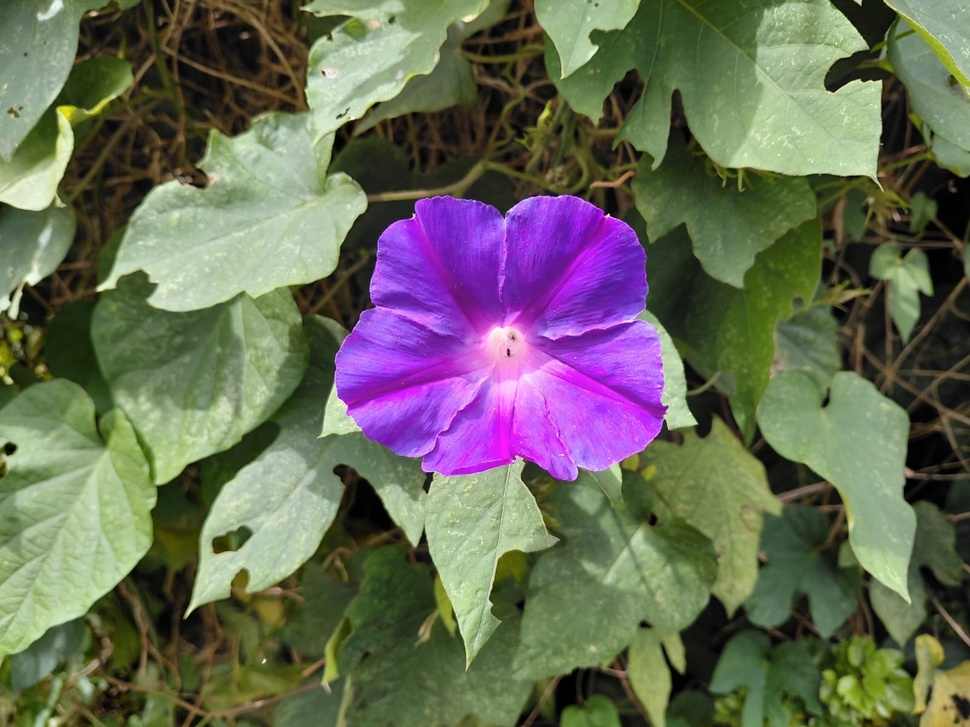
#> input picture processamento_flores/imagens/flor1.jpeg, 970 x 727 px, shrunk from 1600 x 1200 before the run
$ python main.py
#> lines starting #> are read from the running program, lines starting #| are printed output that depends on the picture; after the words box and inside, x2 and y2 are one past the last pixel; in counts of white or black regions, pixels touching at a corner belong together

import cv2
import numpy as np
import matplotlib.pyplot as plt
from pathlib import Path

# Localizar a pasta do projeto
pasta_projeto = Path(__file__).parent
pasta_resultados = pasta_projeto / "resultados"

# Criar pasta de resultados
pasta_resultados.mkdir(exist_ok=True)

# Imagens que serão processadas
arquivos = ["flor1.jpeg", "flor2.jpeg"]

for nome in arquivos:

    # Carregar imagem
    caminho = pasta_projeto / "imagens" / nome
    imagem = cv2.imread(str(caminho))
#> imagem is the input picture: shape (727, 970, 3); mean B, G, R 89.5, 105.4, 104.7

    if imagem is None:
        print(f"Erro ao carregar: {nome}")
        continue

    # Converter imagem para HSV
    hsv = cv2.cvtColor(imagem, cv2.COLOR_BGR2HSV)
#> hsv: shape (727, 970, 3); mean H, S, V 51.6, 106.6, 122.9

    # Faixa inicial de roxo, violeta e azul
    limite_inferior = np.array([110, 40, 40])
    limite_superior = np.array([175, 255, 255])

    # Criar máscara
    mascara = cv2.inRange(
        hsv,
        limite_inferior,
        limite_superior
    )
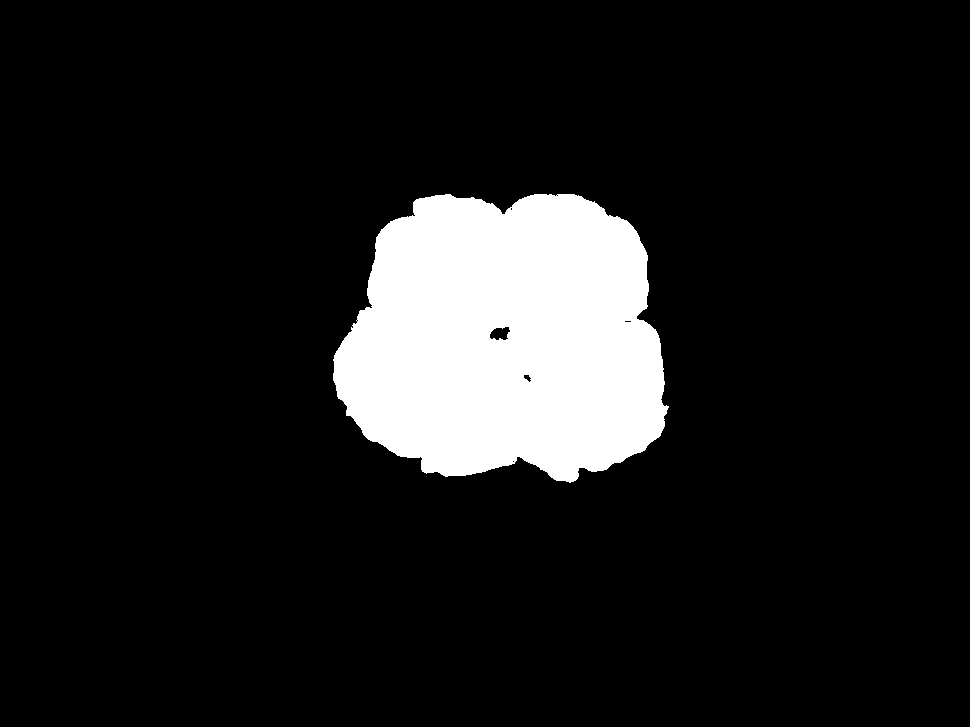
#> mascara: shape (727, 970); 10.8% white; 1 white region, box (x1, y1, x2, y2) and area: (333, 194, 669, 483) 76489

    # Aplicar máscara na imagem original
    resultado = cv2.bitwise_and(
        imagem,
        imagem,
        mask=mascara
    )
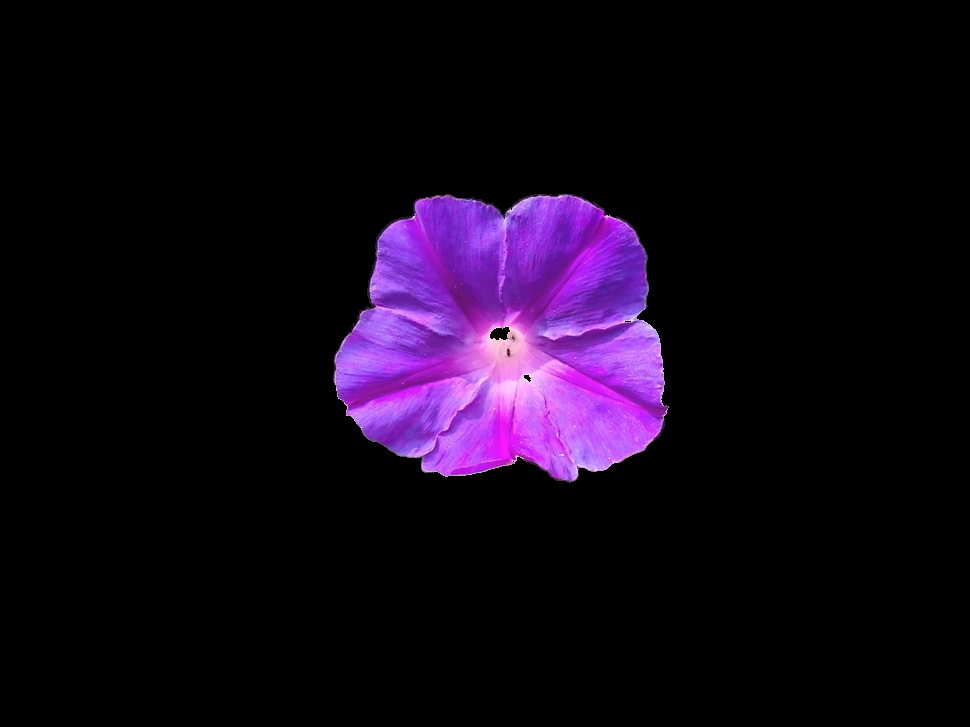
#> resultado: shape (727, 970, 3); mean B, G, R 23.4, 7.4, 18

    # Contar pixels identificados
    pixels_flor = cv2.countNonZero(mascara)
#> pixels_flor = 76489

    total_pixels = imagem.shape[0] * imagem.shape[1]
#> total_pixels = 705190

    percentual = (pixels_flor / total_pixels) * 100
#> percentual = 10.85

    print("\nImagem:", nome)
    print("Pixels identificados:", pixels_flor)
#| Pixels identificados: 76489
    print("Total de pixels:", total_pixels)
#| Total de pixels: 705190
    print(f"Percentual de ocupação: {percentual:.2f}%")
#| Percentual de ocupação: 10.85%

    # Salvar imagens processadas
    cv2.imwrite(
        str(pasta_resultados / f"mascara_{nome}.png"),
        mascara
    )

    cv2.imwrite(
        str(pasta_resultados / f"segmentada_{nome}.png"),
        resultado
    )

    # Converter para RGB para exibição
    imagem_rgb = cv2.cvtColor(
        imagem, cv2.COLOR_BGR2RGB
    )

    resultado_rgb = cv2.cvtColor(
        resultado, cv2.COLOR_BGR2RGB
    )

    # Exibir as três etapas
    plt.figure(figsize=(15, 5))

    plt.subplot(1, 3, 1)
    plt.imshow(imagem_rgb)
    plt.title("Imagem original")
    plt.axis("off")

    plt.subplot(1, 3, 2)
    plt.imshow(mascara, cmap="gray")
    plt.title("Máscara de segmentação")
    plt.axis("off")

    plt.subplot(1, 3, 3)
    plt.imshow(resultado_rgb)
    plt.title("Flores identificadas")
    plt.axis("off")

    plt.tight_layout()
    plt.show()
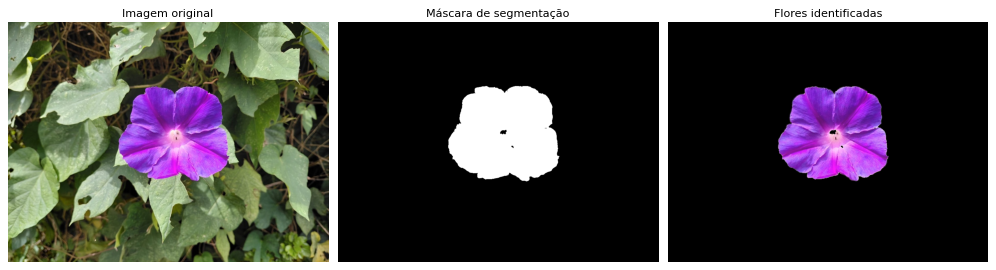
#> figure drawn by matplotlib, 3 panels
#> pass 2 of the loop `for nome in arquivos:`:
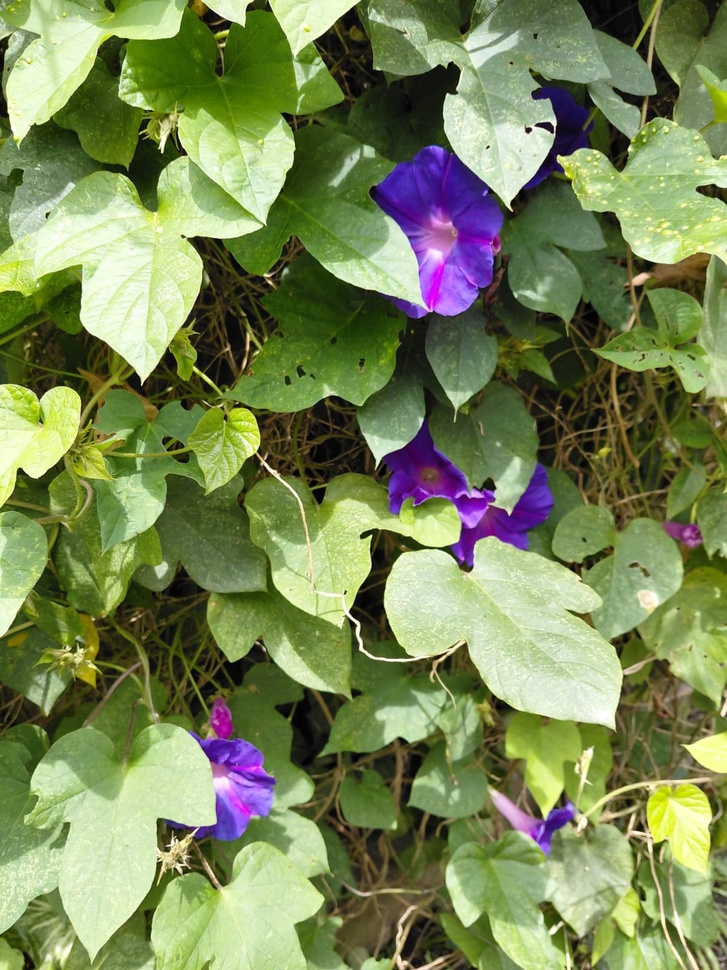
#> input picture processamento_flores/imagens/flor2.jpeg, 727 x 970 px, shrunk from 1200 x 1600 before the run
#> imagem is the input picture: shape (970, 727, 3); mean B, G, R 87.7, 134.8, 121.1
#> hsv: shape (970, 727, 3); mean H, S, V 44.5, 122.8, 140.9
#> `mascara = cv2.inRange( hsv, limite_inferior, limite_superior )`:
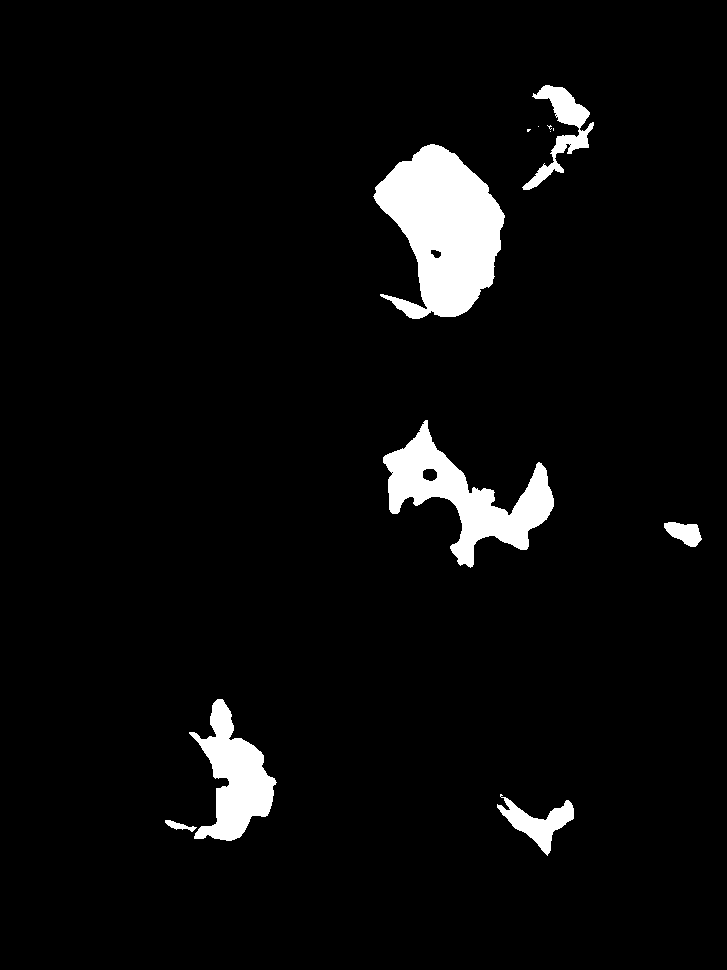
#> mascara: shape (970, 727); 4.8% white; 12 white regions (5 under 20 px), largest, box (x1, y1, x2, y2) and area: (373, 144, 505, 319) 14302, (383, 420, 554, 568) 8833, (189, 699, 277, 841) 5885
#> resultado: shape (970, 727, 3)
#> pixels_flor = 33715
#> percentual = 4.78
#| Pixels identificados: 33715
#| Total de pixels: 705190
#| Percentual de ocupação: 4.78%
#> imagem_rgb: shape (970, 727, 3)
#> resultado_rgb: shape (970, 727, 3)
#> `plt.show()`:
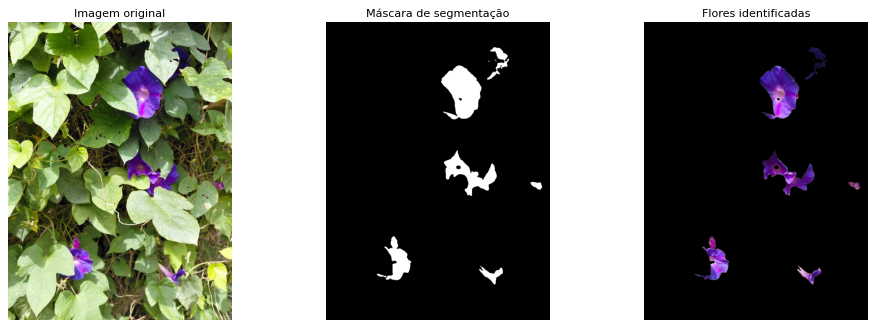
#> figure drawn by matplotlib, 3 panels
